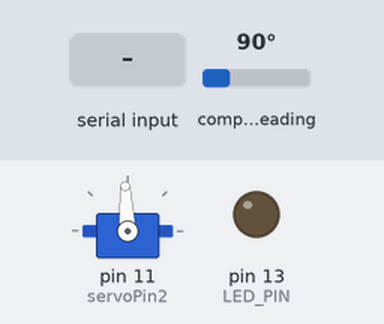
A sketch run on a simulated Arduino Uno, built with avr-gcc and run on an emulated ATmega328P. Parts: servo, output pins drawn as LEDs (lit = HIGH). Inputs (shaded band) come from the test bench; at power-on: compass heading 90°. What the sketch prints to the serial monitor is not drawn.

Above: at 1.2 s.
1.3 s: "1" received over Serial
At 1.45 s:
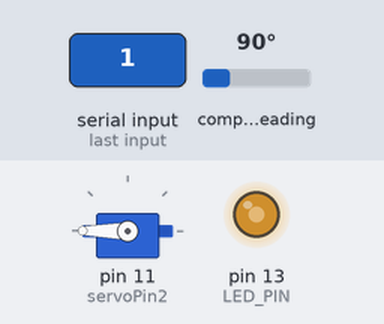
4.3 s: compass heading set to 7°
7.3 s: compass heading set to 50°
At 7.59 s:
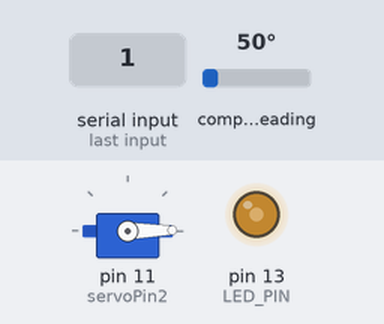
10.3 s: compass heading set to 58°
At 13.36 s:
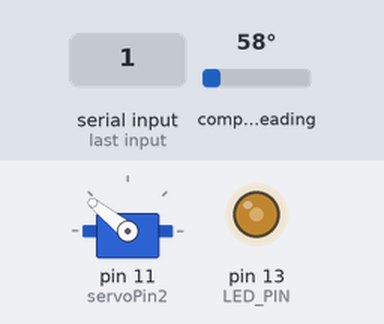
Timing chart, 0 to 48.5 s (numbered marks = the images above; inputs shaded):
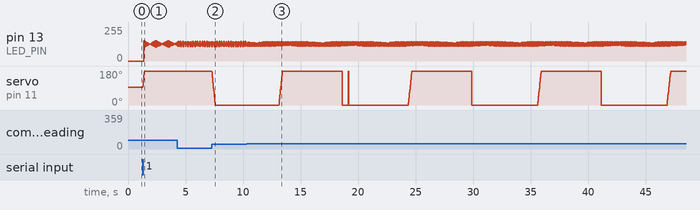

Measured:
- the behaviour switches between 55 and 56° on compass heading (found by bisection; images 2 and 3)
- after the input at 1.3 s, servo on pin 11 (servoPin2): 93° → 180° at once
- after the input at 4.3 s, servo on pin 11 (servoPin2): 180° → 175° after 3.0 s

The sketch:

HEADING.ino
```cpp
#include <Servo.h>


// Arduino Wire library is required if I2Cdev I2CDE
#include "Wire.h"

// I2Cdev and HMC5883L must be installed as libraries, or else the .cpp/.h files
// for both classes must be in the include path of your project
#include "I2Cdev.h"
#include "HMC5883L.h"

int servoPin1 = 10;
int servoPin2 = 11;
#define MAX_FDIR 1900
#define MIN 1500
#define MAX_RDIR 1100

Servo servo;
int signal1 = MIN;
int signal2 = MIN;
HMC5883L mag;

int16_t mx, my, mz;

#define LED_PIN 13
bool blinkState = false;

void setup() {
    // join I2C bus (I2Cdev library doesn't do this automatically)
    Wire.begin();

    // initialize serial communication
    // (38400 chosen because it works as well at 8MHz as it does at 16MHz, but
    // it's really up to you depending on your project)
    Serial.begin(38400);

    // initialize device
    Serial.println("Initializing I2C devices...");
    mag.initialize();
    servo.attach(servoPin1);
    servo.writeMicroseconds(signal1);
    servo.attach(servoPin2);
    servo.writeMicroseconds(signal2);

    // verify connection
    Serial.println("Testing device connections...");
    Serial.println(mag.testConnection() ? "HMC5883L connection successful" : "HMC5883L connection failed");

    // configure Arduino LED for
    pinMode(LED_PIN, OUTPUT);
}

void loop() {
    // read raw heading measurements from device
    mag.getHeading(&mx, &my, &mz);

    // display tab-separated gyro x/y/z values
    Serial.print("mag:\t");
    Serial.print(mx); Serial.print("\t");
    Serial.print(my); Serial.print("\t");
    Serial.print(mz); Serial.print("\t");

// To calculate heading in degrees. 0 degree indicates North
    float heading = atan2(my, mx);
    if(heading < 0)
      heading += 2 * M_PI;

      if(heading > 2*M_PI)
    heading -= 2*M_PI;

 float headingDegrees = heading * 180/M_PI;
    while (!Serial.available());
  if(headingDegrees>55)  //If we assume the initial angle to be 55 degrees and we intend to run the bot straight without any turns
 {
   signal1 -= 50;
   signal2 += 50;
 }else{
   signal2 -= 50;
   signal1 += 50;
 }
    servo.writeMicroseconds(signal1);
    servo.writeMicroseconds(signal2);

    Serial.print("heading:\t");
    Serial.print(heading * 180/M_PI);

    // blink LED to indicate activity
    blinkState = !blinkState;
    digitalWrite(LED_PIN, blinkState);
}
```
